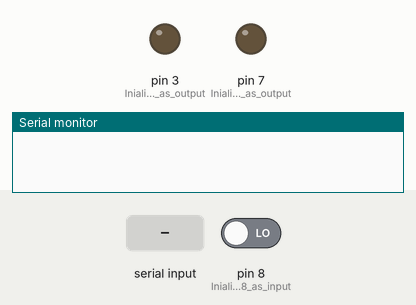
Simulated run of this sketch. Board: Arduino Mega 2560, built with avr-gcc and run on an emulated ATmega2560. On the bench: output pins drawn as LEDs (lit = HIGH), the last lines printed to the serial monitor. Inputs (shaded band) come from the test bench; at power-on: pin 8 (Inializes_Pin_8_as_input) LOW.

Above: at 2.2 s.
2.3 s: pin 8 (Inializes_Pin_8_as_input) driven HIGH
At 2.7 s:
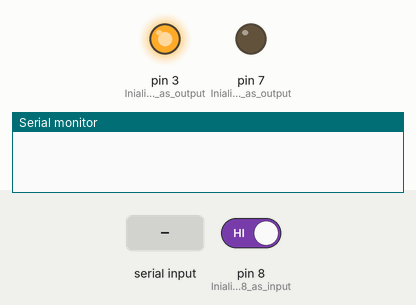
5.3 s: "1" received over the second serial link
At 6.2 s:
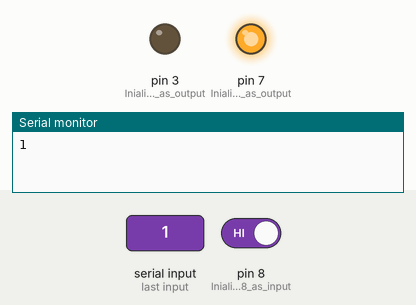
8.3 s: pin 8 (Inializes_Pin_8_as_input) driven LOW
At 9.4 s:
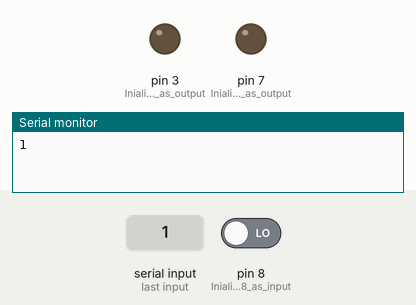
Timing chart, 0 to 11.3 s (numbered marks = the images above; inputs shaded):
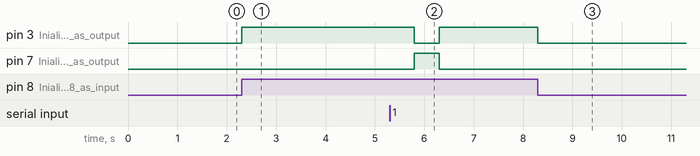

Measured:
- after the input at 2.3 s, pin 3 (Inializes_Pin_3_as_output): LOW → HIGH at once
- after the input at 5.3 s, pin 3 (Inializes_Pin_3_as_output): HIGH → LOW after 0.50 s, → HIGH 0.50 s later; pin 7 (Inializes_Pin_7_as_output): LOW → HIGH after 0.50 s, → LOW 0.50 s later
- after the input at 8.3 s, pin 3 (Inializes_Pin_3_as_output): HIGH → LOW at once

The sketch:

Communication.ino
```cpp
void setup() {
  // put your setup code here, to run once:

pinMode(8, INPUT);      // Inializes Pin 8 as input pin
pinMode(3, OUTPUT);     // Inializes Pin 3 as output pin
                        // ** DO NOT USE PIN 2 - DOESN'T WORK/FRIED **
pinMode(7, OUTPUT);     // Inializes Pin 7 as output pin
digitalWrite(2, LOW);   // Sets output to Low, light is off
digitalWrite(7, LOW);   // Sets output to Low, light is off

Serial.begin(9600);     // Initializes Serial connection and sets data rate to 9600 bits/s
Serial2.begin(9600);    // Initializes Serial connection and sets data rate to 9600 bits/s
delay (1000);           // Delays 1s
}

void loop() {
  // put your main code here, to run repeatedly:
  if(digitalRead(8) == HIGH){ //If there is information available to read
    digitalWrite(3, HIGH);    //Make first LED turn on, indicating something is sent
    Serial2.write('J');       //Send letter "s" out


    delay(500);                // delay so we don't send character every millisecond
    digitalWrite(3, LOW);
  }
  if (Serial2.available()) {  //If there is information available to read
  char incoming = Serial2.read(); // If something is recieved, then
    digitalWrite(7, HIGH);        // Turn on 2nd LED, indicating data recieved
    Serial.print(incoming);
    delay(500);                  // Delay 1s
    digitalWrite(7, LOW);         // Turn off 2nd LED

  }
}
```
